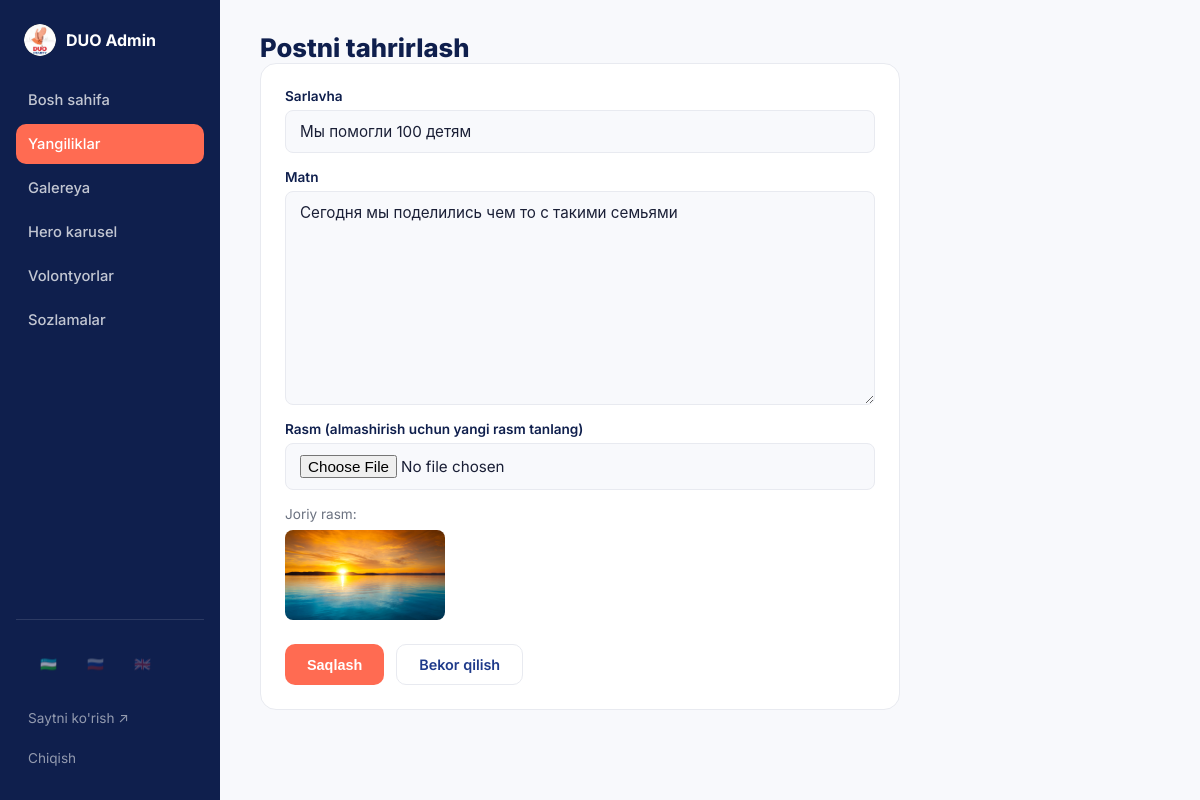
Page /admin/posts/1/edit (signed in) on the committed database.
### models.py (models this page shows, shortened)
class Post(db.Model):
    id = db.Column(db.Integer, primary_key=True)
    title = db.Column(db.String(200), nullable=False)
    content = db.Column(db.Text, nullable=False)
    image_filename = db.Column(db.String(255), nullable=True)
    created_at = db.Column(db.DateTime, default=datetime.utcnow)

### app.py (the view, shortened to what this page needs)
@app.route("/admin/posts/<int:post_id>/edit", methods=["GET", "POST"])
@login_required
def admin_post_edit(post_id):
    post = Post.query.get_or_404(post_id)
    return render_template("admin/post_form.html", post=post)

### app.py (called while the page is built)
def login_required(view_func):
    @wraps(view_func)
    def wrapped(*args, **kwargs):
        if not session.get("admin_id"):
            flash("Iltimos, tizimga kiring.", "error")
            return redirect(url_for("admin_login"))
        return view_func(*args, **kwargs)
    return wrapped

def get_current_language():
    return request.cookies.get("lang", DEFAULT_LANGUAGE)

@app.context_processor
def inject_translator():
    lang = get_current_language()
    return {
        "t": get_translator(lang),
        "current_lang": lang,
        "languages": LANGUAGES,
    }

### translations.py (called while the page is built)
def get_translator(lang_code):
    lang_code = lang_code if lang_code in TRANSLATIONS else DEFAULT_LANGUAGE
    table = TRANSLATIONS[lang_code]
    fallback = TRANSLATIONS[DEFAULT_LANGUAGE]
    def t(key):
        return table.get(key, fallback.get(key, key))
    return t

### templates/admin/post_form.html (shortened to what this page needs)
{% extends "admin/base.html" %}
{% block content %}
    <h1 class="page-title">{{ t('adm_edit_post') if post else t('adm_new_post') }}</h1>
    <form method="post" enctype="multipart/form-data" class="admin-form">
        <label>
            {{ t('adm_col_title') }}
            <input type="text" name="title" value="{{ post.title if post else '' }}" required>
        </label>
        <label>
            {{ t('adm_content') }}
            <textarea name="content" rows="10" required>{{ post.content if post else '' }}</textarea>
        </label>
        <label>
            {{ t('adm_image') }} {{ '(' + t('adm_replace_image') + ')' if post else '' }}
            <input type="file" name="image" accept=".png,.jpg,.jpeg,.webp">
        </label>
        {% if post and post.image_filename %}
        <div class="current-image-preview">
            <span>{{ t('adm_current_image') }}</span>
            <img src="{{ url_for('uploaded_file', filename=post.image_filename) }}">
        </div>
        {% endif %}
        <div class="form-actions">
            <button type="submit" class="btn btn-primary">{{ t('adm_save') if post else t('adm_add') }}</button>
            <a href="{{ url_for('admin_posts') }}" class="btn btn-outline">{{ t('adm_cancel') }}</a>
        </div>
    </form>
{% endblock %}

### static/css/admin.css (style rules this page uses)
:root { --navy: #1e3a8a; --navy-dark: #0f1f4d; --coral: #ff6b52; --coral-dark: #e8472e; --bg: #ffffff; --bg-soft: #f8f9fc; --text: #1a1f36; --text-muted: #6b7280; --border: #e8eaf0; --radius: 16px; }
* { margin: 0; padding: 0; box-sizing: border-box; }
.admin-body { font-family: 'Inter', -apple-system, BlinkMacSystemFont, sans-serif; background: var(--bg-soft); color: var(--text); }
a { text-decoration: none; color: inherit; }
.page-title { font-size: 1.6rem; font-weight: 800; color: var(--navy-dark); }
.btn { display: inline-block; padding: 11px 22px; border-radius: 10px; font-weight: 600; font-size: 0.9rem; cursor: pointer; border: none; }
.btn-primary { background: var(--coral); color: #fff; }
.btn-outline { background: transparent; color: var(--navy); border: 1.5px solid var(--border); }
.admin-form { background: #fff; border: 1px solid var(--border); border-radius: var(--radius); padding: 24px; display: flex; flex-direction: column; gap: 16px; max-width: 640px; }
.admin-form label { display: flex; flex-direction: column; gap: 6px; font-size: 0.85rem; font-weight: 600; color: var(--navy-dark); }
.admin-form input, .admin-form textarea, .admin-form select { font-family: inherit; font-size: 0.95rem; font-weight: 400; padding: 11px 14px; border: 1.5px solid var(--border); border-radius: 8px; background: var(--bg-soft); color: var(--text); }
.form-actions { display: flex; gap: 12px; margin-top: 8px; }
.current-image-preview { display: flex; flex-direction: column; gap: 8px; font-size: 0.85rem; color: var(--text-muted); }
.current-image-preview img { width: 160px; border-radius: 8px; }

### rows in the picture
Post: title "Мы помогли 100 детям", content "Сегодня мы поделились чем то с такими семьями", image_filename (picture)

### other values in the picture
{{ t('adm_dashboard') }} "Bosh sahifa"
{{ t('adm_news') }} "Yangiliklar"
{{ t('adm_gallery') }} "Galereya"
{{ t('adm_hero') }} "Hero karusel"
{{ t('adm_volunteers') }} "Volontyorlar"
{{ t('adm_settings') }} "Sozlamalar"
{{ lang.flag }} "🇺🇿" "🇷🇺" "🇬🇧"
{{ t('adm_view_site') }} "Saytni ko'rish"
{{ t('adm_logout') }} "Chiqish"
{{ t('adm_edit_post') if post else t('adm_new_post') }} "Postni tahrirlash"
{{ t('adm_col_title') }} "Sarlavha"
{{ t('adm_content') }} "Matn"
{{ t('adm_image') }} "Rasm"
{{ '(' + t('adm_replace_image') + ')' if post else '' }} "(almashirish uchun yangi rasm tanlang)"
{{ t('adm_current_image') }} "Joriy rasm:"
